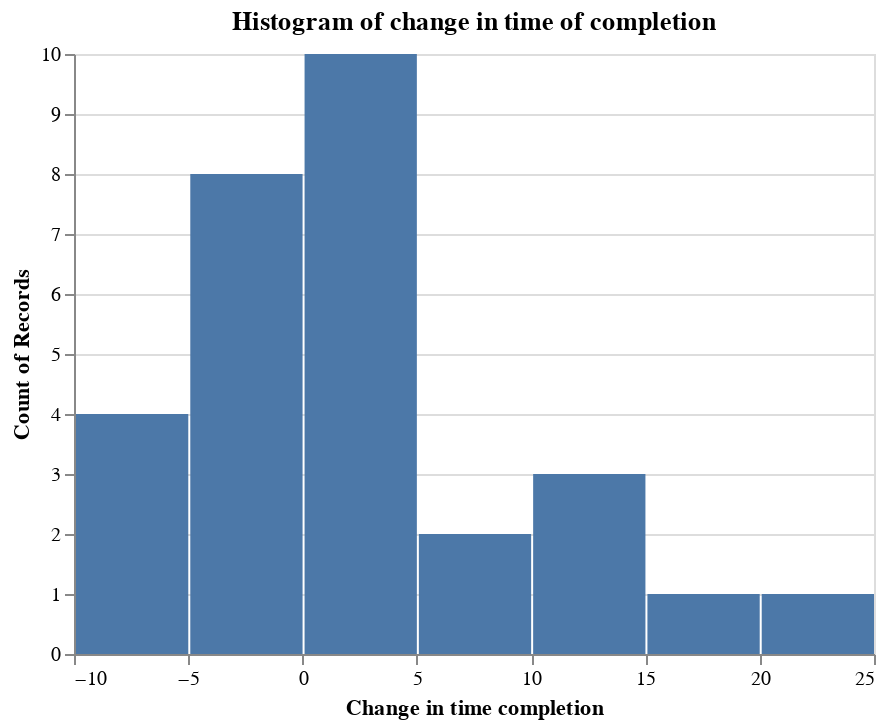

This figure's notebook cell:
### Markdown cell above
Assumption was not met because we got a p-value of 0.036 which is less than our the overall $\alpha$ of 0.05. The histogram below also supports the notion that we didn't meet the assumption since the histogram isn't normally distributed.

### Code cell
alt.Chart(data, title="Histogram of change in time of completion").mark_bar().encode(
    x=alt.X("time_diff", bin=True, title="Change in time completion"),
    y="count()"
)

### Figure 1 — Vega-Lite specification as saved in the notebook (floating-point values rounded to 4 significant figures)
{"config": {"view": {"continuousWidth": 400, "continuousHeight": 300}}, "data": {"name": "data-557ebe95bf2c251ed8896bae9a86386d"}, "mark": "bar", "encoding": {"x": {"bin": true, "field": "time_diff", "title": "Change in time completion", "type": "quantitative"}, "y": {"aggregate": "count", "type": "quantitative"}}, "title": "Histogram of change in time of completion", "$schema": "https://vega.github.io/schema/vega-lite/v4.17.0.json", "datasets": {"data-557ebe95bf2c251ed8896bae9a86386d": [{"ParticipantId": "1", "Experimenter": "Team", "Informed Consent": "Yes", "LightModeTime": 76, "LightModeAccuracy": 0.96, "DarkModeTime": 75, "DarkModeAccuracy": 0.97, "Comfortability_1": "Somewhat agree", "Comfortability_2": "Somewhat disagree", "Comfortability_3": "Agree", "Comfortability_4": "Agree", "Comfortability_5": "Somewhat disagree", "OverallDarkComfortScore": 7, "OverallLightComfortScore": 13, "time_diff": -1, "accuracy_diff": 0.01, "comfort_diff": -6}, {"ParticipantId": "2", "Experimenter": "Team", "Informed Consent": "Yes", "LightModeTime": 62, "LightModeAccuracy": 0.97, "DarkModeTime": 60, "DarkModeAccuracy": 0.96, "Comfortability_1": "Agree", "Comfortability_2": "Agree", "Comfortability_3": "Agree", "Comfortability_4": "Agree", "Comfortability_5": "Agree", "OverallDarkComfortScore": 14, "OverallLightComfortScore": 10, "time_diff": -2, "accuracy_diff": -0.01, "comfort_diff": 4}, {"ParticipantId": "3", "Experimenter": "Team", "Informed Consent": "Yes", "LightModeTime": 77, "LightModeAccuracy": 0.96, "DarkModeTime": 72, "DarkModeAccuracy": 0.97, "Comfortability_1": "Strongly agree", "Comfortability_2": "Strongly agree", "Comfortability_3": "Strongly agree", "Comfortability_4": "Strongly agree", "Comfortability_5": "Agree", "OverallDarkComfortScore": 16, "OverallLightComfortScore": 12, "time_diff": -5, "accuracy_diff": 0.01, "comfort_diff": 4}, {"ParticipantId": "4", "Experimenter": "Team", "Informed Consent": "Yes", "LightModeTime": 76, "LightModeAccuracy": 0.97, "DarkModeTime": 98, "DarkModeAccuracy": 0.92, "Comfortability_1": "Somewhat disagree", "Comfortability_2": "Somewhat agree", "Comfortability_3": "Agree", "Comfortability_4": "Neither agree nor disagree", "Comfortability_5": "Somewhat agree", "OverallDarkComfortScore": 9, "OverallLightComfortScore": 9, "time_diff": 22, "accuracy_diff": -0.05, "comfort_diff": 0}, {"ParticipantId": "5", "Experimenter": "Team", "Informed Consent": "Yes", "LightModeTime": 72, "LightModeAccuracy": 0.96, "DarkModeTime": 77, "DarkModeAccuracy": 0.96, "Comfortability_1": "Strongly agree", "Comfortability_2": "Strongly agree", "Comfortability_3": "Agree", "Comfortability_4": "Agree", "Comfortability_5": "Agree", "OverallDarkComfortScore": 16, "OverallLightComfortScore": 10, "time_diff": 5, "accuracy_diff": 0.0, "comfort_diff": 6}, {"ParticipantId": "6", "Experimenter": "Team", "Informed Consent": "Yes", "LightModeTime": 86, "LightModeAccuracy": 0.96, "DarkModeTime": 88, "DarkModeAccuracy": 0.96, "Comfortability_1": "Strongly agree", "Comfortability_2": "Somewhat agree", "Comfortability_3": "Strongly agree", "Comfortability_4": "Strongly agree", "Comfortability_5": "Neither agree nor disagree", "OverallDarkComfortScore": 12, "OverallLightComfortScore": 14, "time_diff": 2, "accuracy_diff": 0.0, "comfort_diff": -2}, {"ParticipantId": "7", "Experimenter": "Team", "Informed Consent": "Yes", "LightModeTime": 56, "LightModeAccuracy": 0.97, "DarkModeTime": 54, "DarkModeAccuracy": 0.96, "Comfortability_1": "Somewhat disagree", "Comfortability_2": "Somewhat disagree", "Comfortability_3": "Strongly agree", "Comfortability_4": "Strongly agree", "Comfortability_5": "Somewhat disagree", "OverallDarkComfortScore": 5, "OverallLightComfortScore": 15, "time_diff": -2, "accuracy_diff": -0.01, "comfort_diff": -10}, {"ParticipantId": "8", "Experimenter": "Team", "Informed Consent": "Yes", "LightModeTime": 53, "LightModeAccuracy": 0.95, "DarkModeTime": 53, "DarkModeAccuracy": 0.94, "Comfortability_1": "Strongly agree", "Comfortability_2": "Agree", "Comfortability_3": "Strongly agree", "Comfortability_4": "Strongly agree", "Comfortability_5": "Disagree", "OverallDarkComfortScore": 11, "OverallLightComfortScore": 16, "time_diff": 0, "accuracy_diff": -0.01, "comfort_diff": -5}, {"ParticipantId": "9", "Experimenter": "Team", "Informed Consent": "Yes", "LightModeTime": 68, "LightModeAccuracy": 0.96, "DarkModeTime": 79, "DarkModeAccuracy": 0.97, "Comfortability_1": "Neither agree nor disagree", "Comfortability_2": "Disagree", "Comfortability_3": "Somewhat disagree", "Comfortability_4": "Strongly agree", "Comfortability_5": "Somewhat agree", "OverallDarkComfortScore": 7, "OverallLightComfortScore": 9, "time_diff": 11, "accuracy_diff": 0.01, "comfort_diff": -2}, {"ParticipantId": "10", "Experimenter": "Team", "Informed Consent": "Yes", "LightModeTime": 71, "LightModeAccuracy": 0.96, "DarkModeTime": 73, "DarkModeAccuracy": 0.95, "Comfortability_1": "Strongly agree", "Comfortability_2": "Strongly agree", "Comfortability_3": "Somewhat agree", "Comfortability_4": "Somewhat agree", "Comfortability_5": "Strongly agree", "OverallDarkComfortScore": 17, "OverallLightComfortScore": 7, "time_diff": 2, "accuracy_diff": -0.01, "comfort_diff": 10}, {"ParticipantId": "11", "Experimenter": "Team", "Informed Consent": "Yes", "LightModeTime": 57, "LightModeAccuracy": 0.94, "DarkModeTime": 74, "DarkModeAccuracy": 0.9, "Comfortability_1": "Strongly agree", "Comfortability_2": "Strongly agree", "Comfortability_3": "Strongly agree", "Comfortability_4": "Strongly agree", "Comfortability_5": "Somewhat agree", "OverallDarkComfortScore": 15, "OverallLightComfortScore": 13, "time_diff": 17, "accuracy_diff": -0.04, "comfort_diff": 2}, {"ParticipantId": "12", "Experimenter": "Team", "Informed Consent": "Yes", "LightModeTime": 43, "LightModeAccuracy": 0.97, "DarkModeTime": 46, "DarkModeAccuracy": 0.94, "Comfortability_1": "Agree", "Comfortability_2": "Somewhat agree", "Comfortability_3": "Somewhat agree", "Comfortability_4": "Somewhat agree", "Comfortability_5": "Neither agree nor disagree", "OverallDarkComfortScore": 11, "OverallLightComfortScore": 10, "time_diff": 3, "accuracy_diff": -0.03, "comfort_diff": 1}, {"ParticipantId": "13", "Experimenter": "Team", "Informed Consent": "Yes", "LightModeTime": 46, "LightModeAccuracy": 0.93, "DarkModeTime": 41, "DarkModeAccuracy": 0.94, "Comfortability_1": "Strongly agree", "Comfortability_2": "Strongly agree", "Comfortability_3": "Agree", "Comfortability_4": "Agree", "Comfortability_5": "Strongly agree", "OverallDarkComfortScore": 17, "OverallLightComfortScore": 9, "time_diff": -5, "accuracy_diff": 0.01, "comfort_diff": 8}, {"ParticipantId": "14", "Experimenter": "Team", "Informed Consent": "Yes", "LightModeTime": 66, "LightModeAccuracy": 0.88, "DarkModeTime": 67, "DarkModeAccuracy": 0.9, "Comfortability_1": "Agree", "Comfortability_2": "Agree", "Comfortability_3": "Disagree", "Comfortability_4": "Agree", "Comfortability_5": "Somewhat agree", "OverallDarkComfortScore": 13, "OverallLightComfortScore": 7, "time_diff": 1, "accuracy_diff": 0.02, "comfort_diff": 6}, {"ParticipantId": "15", "Experimenter": "Team", "Informed Consent": "Yes", "LightModeTime": 44, "LightModeAccuracy": 0.89, "DarkModeTime": 56, "DarkModeAccuracy": 0.85, "Comfortability_1": "Somewhat agree", "Comfortability_2": "Agree", "Comfortability_3": "Agree", "Comfortability_4": "Agree", "Comfortability_5": "Neither agree nor disagree", "OverallDarkComfortScore": 11, "OverallLightComfortScore": 12, "time_diff": 12, "accuracy_diff": -0.04, "comfort_diff": -1}, {"ParticipantId": "16", "Experimenter": "Oliver", "Informed Consent": "Yes", "LightModeTime": 79, "LightModeAccuracy": 0.94, "DarkModeTime": 72, "DarkModeAccuracy": 0.95, "Comfortability_1": "Somewhat disagree", "Comfortability_2": "Neither agree nor disagree", "Comfortability_3": "Agree", "Comfortability_4": "Agree", "Comfortability_5": "Somewhat disagree", "OverallDarkComfortScore": 6, "OverallLightComfortScore": 13, "time_diff": -7, "accuracy_diff": 0.01, "comfort_diff": -7}, {"ParticipantId": "17", "Experimenter": "Lawrence", "Informed Consent": "Yes", "LightModeTime": 67, "LightModeAccuracy": 0.97, "DarkModeTime": 71, "DarkModeAccuracy": 0.93, "Comfortability_1": "Somewhat agree", "Comfortability_2": "Disagree", "Comfortability_3": "Agree", "Comfortability_4": "Agree", "Comfortability_5": "Disagree", "OverallDarkComfortScore": 5, "OverallLightComfortScore": 14, "time_diff": 4, "accuracy_diff": -0.04, "comfort_diff": -9}, {"ParticipantId": "18", "Experimenter": "Oliver", "Informed Consent": "Yes", "LightModeTime": 78, "LightModeAccuracy": 0.92, "DarkModeTime": 80, "DarkModeAccuracy": 0.93, "Comfortability_1": "Strongly agree", "Comfortability_2": "Agree", "Comfortability_3": "Neither agree nor disagree", "Comfortability_4": "Somewhat agree", "Comfortability_5": "Strongly agree", "OverallDarkComfortScore": 16, "OverallLightComfortScore": 6, "time_diff": 2, "accuracy_diff": 0.01, "comfort_diff": 10}, {"ParticipantId": "19", "Experimenter": "Oliver", "Informed Consent": "Yes", "LightModeTime": 61, "LightModeAccuracy": 0.95, "DarkModeTime": 55, "DarkModeAccuracy": 0.96, "Comfortability_1": "Agree", "Comfortability_2": "Agree", "Comfortability_3": "Agree", "Comfortability_4": "Agree", "Comfortability_5": "Somewhat agree", "OverallDarkComfortScore": 13, "OverallLightComfortScore": 11, "time_diff": -6, "accuracy_diff": 0.01, "comfort_diff": 2}, {"ParticipantId": "20", "Experimenter": "Oliver", "Informed Consent": "Yes", "LightModeTime": 57, "LightModeAccuracy": 0.96, "DarkModeTime": 56, "DarkModeAccuracy": 0.99, "Comfortability_1": "Agree", "Comfortability_2": "Neither agree nor disagree", "Comfortability_3": "Agree", "Comfortability_4": "Neither agree nor disagree", "Comfortability_5": "Somewhat disagree", "OverallDarkComfortScore": 9, "OverallLightComfortScore": 11, "time_diff": -1, "accuracy_diff": 0.03, "comfort_diff": -2}, {"ParticipantId": "21", "Experimenter": "Oliver", "Informed Consent": "Yes", "LightModeTime": 88, "LightModeAccuracy": 0.97, "DarkModeTime": 92, "DarkModeAccuracy": 0.98, "Comfortability_1": "Strongly agree", "Comfortability_2": "Strongly agree", "Comfortability_3": "Somewhat disagree", "Comfortability_4": "Somewhat agree", "Comfortability_5": "Strongly agree", "OverallDarkComfortScore": 17, "OverallLightComfortScore": 5, "time_diff": 4, "accuracy_diff": 0.01, "comfort_diff": 12}, {"ParticipantId": "22", "Experimenter": "Lawrence", "Informed Consent": "Yes", "LightModeTime": 97, "LightModeAccuracy": 0.93, "DarkModeTime": 107, "DarkModeAccuracy": 0.93, "Comfortability_1": "Agree", "Comfortability_2": "Agree", "Comfortability_3": "Agree", "Comfortability_4": "Disagree", "Comfortability_5": "Agree", "OverallDarkComfortScore": 14, "OverallLightComfortScore": 6, "time_diff": 10, "accuracy_diff": 0.0, "comfort_diff": 8}, {"ParticipantId": "23", "Experimenter": "Lawrence", "Informed Consent": "Yes", "LightModeTime": 45, "LightModeAccuracy": 0.93, "DarkModeTime": 48, "DarkModeAccuracy": 0.96, "Comfortability_1": "Strongly agree", "Comfortability_2": "Strongly agree", "Comfortability_3": "Strongly agree", "Comfortability_4": "Strongly agree", "Comfortability_5": "Disagree", "OverallDarkComfortScore": 12, "OverallLightComfortScore": 16, "time_diff": 3, "accuracy_diff": 0.03, "comfort_diff": -4}, {"ParticipantId": "24", "Experimenter": "Lawrence", "Informed Consent": "Yes", "LightModeTime": 72, "LightModeAccuracy": 0.85, "DarkModeTime": 70, "DarkModeAccuracy": 0.86, "Comfortability_1": "Somewhat agree", "Comfortability_2": "Somewhat disagree", "Comfortability_3": "Agree", "Comfortability_4": "Strongly agree", "Comfortability_5": "Somewhat disagree", "OverallDarkComfortScore": 7, "OverallLightComfortScore": 14, "time_diff": -2, "accuracy_diff": 0.01, "comfort_diff": -7}, {"ParticipantId": "25", "Experimenter": "Lawrence", "Informed Consent": "Yes", "LightModeTime": 67, "LightModeAccuracy": 0.89, "DarkModeTime": 61, "DarkModeAccuracy": 0.96, "Comfortability_1": "Strongly agree", "Comfortability_2": "Somewhat agree", "Comfortability_3": "Somewhat disagree", "Comfortability_4": "Agree", "Comfortability_5": "Agree", "OverallDarkComfortScore": 14, "OverallLightComfortScore": 7, "time_diff": -6, "accuracy_diff": 0.07, "comfort_diff": 7}, {"ParticipantId": "26", "Experimenter": "Kevin", "Informed Consent": "Yes", "LightModeTime": 97, "LightModeAccuracy": 0.97, "DarkModeTime": 102, "DarkModeAccuracy": 0.96, "Comfortability_1": "Neither agree nor disagree", "Comfortability_2": "Neither agree nor disagree", "Comfortability_3": "Strongly agree", "Comfortability_4": "Strongly agree", "Comfortability_5": "Strongly disagree", "OverallDarkComfortScore": 5, "OverallLightComfortScore": 17, "time_diff": 5, "accuracy_diff": -0.01, "comfort_diff": -12}, {"ParticipantId": "28", "Experimenter": "Kevin", "Informed Consent": "Yes", "LightModeTime": 80, "LightModeAccuracy": 0.98, "DarkModeTime": 72, "DarkModeAccuracy": 0.96, "Comfortability_1": "Strongly agree", "Comfortability_2": "Strongly agree", "Comfortability_3": "Somewhat disagree", "Comfortability_4": "Somewhat disagree", "Comfortability_5": "Strongly agree", "OverallDarkComfortScore": 17, "OverallLightComfortScore": 3, "time_diff": -8, "accuracy_diff": -0.02, "comfort_diff": 14}, {"ParticipantId": "29", "Experimenter": "Kevin", "Informed Consent": "Yes", "LightModeTime": 65, "LightModeAccuracy": 0.96, "DarkModeTime": 69, "DarkModeAccuracy": 0.95, "Comfortability_1": "Strongly agree", "Comfortability_2": "Strongly agree", "Comfortability_3": "Strongly agree", "Comfortability_4": "Strongly agree", "Comfortability_5": "Neither agree nor disagree", "OverallDarkComfortScore": 14, "OverallLightComfortScore": 14, "time_diff": 4, "accuracy_diff": -0.01, "comfort_diff": 0}, {"ParticipantId": "30", "Experimenter": "Kevin", "Informed Consent": "Yes", "LightModeTime": 72, "LightModeAccuracy": 0.94, "DarkModeTime": 67, "DarkModeAccuracy": 0.97, "Comfortability_1": "Strongly agree", "Comfortability_2": "Strongly agree", "Comfortability_3": "Strongly agree", "Comfortability_4": "Strongly agree", "Comfortability_5": "Strongly agree", "OverallDarkComfortScore": 17, "OverallLightComfortScore": 11, "time_diff": -5, "accuracy_diff": 0.03, "comfort_diff": 6}]}}
